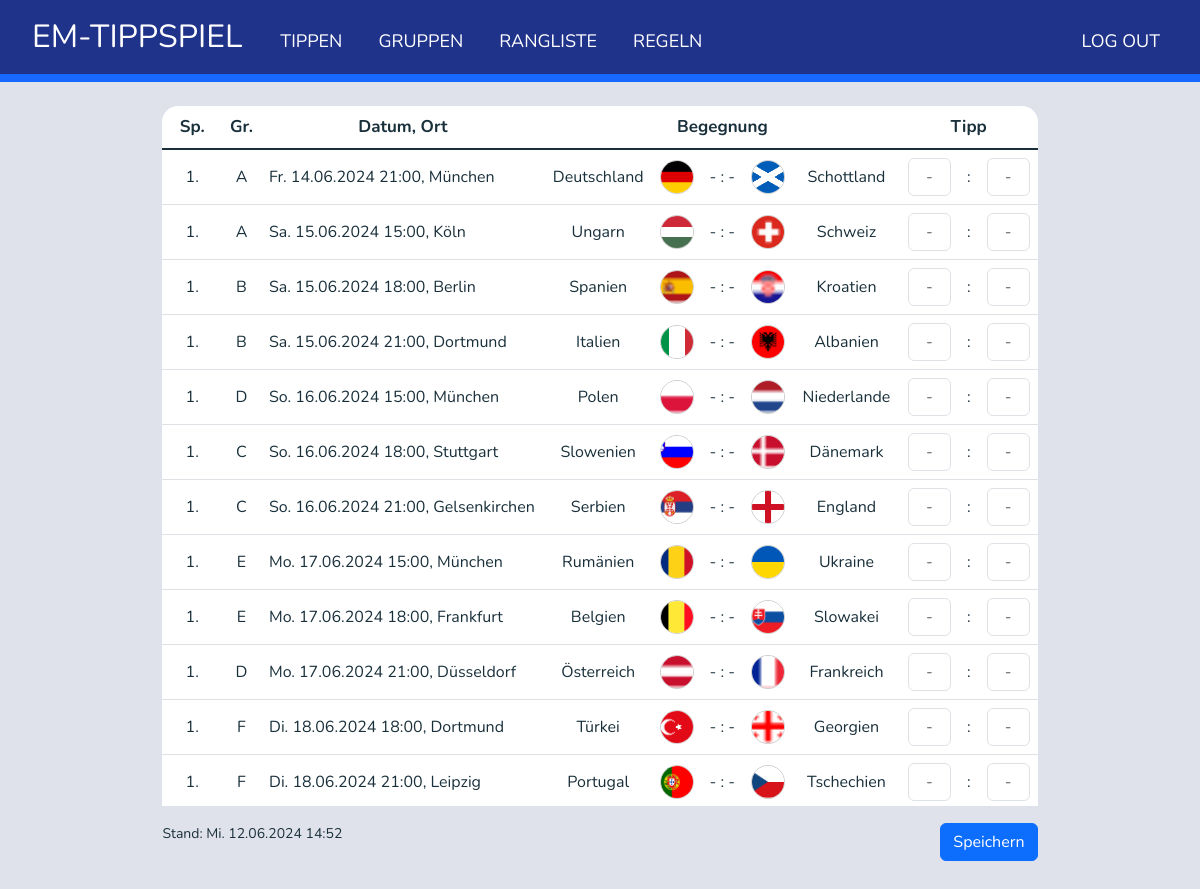
The page /tippen (signed in) on the database its author committed.
### tables this page shows
CREATE TABLE matches (
    id INTEGER PRIMARY KEY UNIQUE,
    matchday INTEGER,
    team1_id TEXT NOT NULL,
    team2_id TEXT NOT NULL,
    team1_score INTEGER,
    team2_score INTEGER,
    matchDateTime DATETIME,
    matchIsFinished INTEGER,
    location TEXT,
    lastUpdateDateTime DATETIME,
    predictions_evaluated INTEGER DEFAULT 0,
    evaluation_Date DATETIME,
    FOREIGN KEY(team1_id) references teams(id),
    FOREIGN KEY(team2_id) references teams(id)
);

CREATE TABLE teams (	
    id INTEGER PRIMARY KEY UNIQUE,
    teamName TEXT,
    shortName TEXT,
    teamIconUrl TEXT,
    teamIconPath TEXT,
    teamGroupName TEXT DEFAULT 'None',
    points INTEGER DEFAULT 0,
    opponentGoals INTEGER DEFAULT 0,
    goals INTEGER DEFAULT 0,
    matches INTEGER DEFAULT 0,
    won INTEGER DEFAULT 0,
    lost INTEGER DEFAULT 0,
    draw INTEGER DEFAULT 0,
    goalDiff INTEGER DEFAULT 0,
    rank INTEGER,
    lastUpdateTime DATETIME											
);

### app.py (the view, shortened to what this page needs)
@app.route("/tippen", methods=["GET", "POST"])
@login_required
def tippen():
    matches = get_matches()
    valid_matches = []
    for match in matches:
        if match["matchIsFinished"] == 0 and get_current_datetime_str() < match["matchDateTime"]:
           valid_matches.append(match)
        if match["matchday"] < 4:
            match["teamGroupName"] = db.execute("SELECT teamGroupName FROM teams WHERE id = ?", match["team1_id"])[0]["teamGroupName"].replace("Gruppe ","")
        else:
            match["teamGroupName"] = '-'
    predictions = db.execute("SELECT * FROM predictions WHERE user_id = ?", session["user_id"])
    last_update = db.execute("""
                                SELECT lastUpdateDateTime FROM matches
                                ORDER BY lastUpdateDateTime DESC
                                LIMIT 1
                                """)[0]["lastUpdateDateTime"]
    if last_update:
        last_update = add_up_decimals_to_6(last_update)
        last_update = convert_iso_datetime_to_human_readable(last_update)
    return render_template("tippen.html", matches=matches, predictions=predictions, valid_matches=valid_matches, last_update=last_update)

### app.py (called while the page is built)
@app.after_request
def after_request(response):
    response.headers["Cache-Control"] = "no-cache, no-store, must-revalidate"
    response.headers["Expires"] = 0
    response.headers["Pragma"] = "no-cache"
    return response

### helpers.py (called while the page is built)
def login_required(f):
    @wraps(f)
    def decorated_function(*args, **kwargs):
        if session.get("user_id") is None:
            return redirect("/login")
        return f(*args, **kwargs)
    return decorated_function

def get_matches():
    print("getting matches...")
    if automatic_updates:
        if is_update_needed_matches():
            update_matches_db()
    return get_local_matches()

def add_up_decimals_to_6(date_string):
    split_string = date_string.split('.')
    pre_decimals = split_string[0]
    decimals = split_string[1]
    while len(decimals) < 6:
        decimals += "0"
    return f"{pre_decimals}.{decimals}"

def get_current_datetime_str():
    return datetime.now().isoformat()

def convert_iso_datetime_to_human_readable(datetime_iso_string):
    date = datetime.fromisoformat(datetime_iso_string)
    date.weekday()
    weekday_names = ["Mo.", "Di.", "Mi.", "Do.", "Fr.", "Sa.", "So."]
    match_time_readable = f"{weekday_names[date.weekday()]} {date.strftime('%d.%m.%Y %H:%M')}"
    return match_time_readable

### templates/tippen.html (shortened to what this page needs)
{% extends "layout.html" %}
{% block main %}
</nav><form action="/tippen" method="post">
    <div class="table-wrapper text-center">
        <table class="table rounded-4 overflow-hidden">
        <thead class="sticky-header">
            <tr>
                <th>Sp.</th>
                <th>Gr.</th>
                <th>Datum, Ort</th>
                <th colspan="5">Begegnung</th>
                <th colspan="3">Tipp</th>
            </tr>
        </thead>
        <tbody>
            {% for match in matches %}
                <tr>{% if match.matchday <= 3 %}
                        <td>{{  match.matchday  }}.</td>
                    {% endif %}
                    <td>{{ match.teamGroupName }}</td>
                    <td style="text-align: left;">{{  match.matchDateTime  }}, {{ match.location }}</td>
                    <td class="right-aligned" >{{  match.team1_name  }}</td>
                    <td><img src="{{  match.team1IconPath  }}" alt="{{  match.team1_name }}-logo" class="team-logo"></td>
                    <td>{% if match.matchIsFinished == 1 %}
                            {{ match.team1_score }}&nbsp;:&nbsp;{{ match.team2_score }}
                        {% else %}
                            - : -
                        {% endif %}</td>
                    <td><img src="{{  match.team2IconPath  }}" alt="{{  match.team2_name  }}-logo" class="team-logo"></td>
                    <td class="left-aligned">{{  match.team2_name  }}</td>
                    <td>
                        <input type="text" autocomplete="off" class="form-control score-input" placeholder="-"  id="team1Score_{{ match.id }}" name="team1Score_{{ match.id }}" min="0" max="99" maxlength="2" value="" >
                    </td>
                    <td style="width: 1%">:</td>
                    <td>
                        <input type="text" autocomplete="off" class="form-control score-input" placeholder="-"  id="team2Score_{{ match.id }}" name="team2Score_{{ match.id }}" min="0" max="99" maxlength="2" value="" >
                    </td>
                </tr>
            {% endfor %}
        </tbody>
    </table>
    </div>
    <div style="display: flex; justify-content: space-between;">
        <p class="last-update">Stand: {{ last_update }}</p>
        <button type="submit" class="btn btn-primary btn-container">Speichern</button>
    </div>
</form>
{% endblock %}

### static/styles.css (style rules this page uses)
body { background-color: #e0e2eb; font-family: 'Nunito', sans-serif; color: #19303B; }
h1, h2, h3, h4, h5, h6, p { color: #19303B; }
.table { margin-bottom: 10px; width: 100%; }
.table th { font-size: 17px; font-weight: bold; background-color: #ffffff; color:#19303B; }
.table td { font-size: 16px; vertical-align: middle; white-space: nowrap; color:#19303B; }
.sticky-header { position: sticky; top: 0; background-color: #fff; border-bottom: 2px solid #19303B; }
.team-logo, .team-logo-small { object-fit: cover; border-radius: 50%; border: 1px solid #cfcece; }
.team-logo { width: 34px; height: 34px; }
.text-center { text-align: center; }
.table-wrapper { max-height: 700px; overflow: auto; display: inline-block; }
.score-input { width: 43px; text-align: center; }
.btn-container { text-align: right; margin-top: 10px; }
.last-update { font-size: 14px; text-align: left; margin-top: 10px; }

### rows shown on the page
matches: matchday "1", teamGroupName "A", matchDateTime "Fr. 14.06.2024 21:00", location "München", team1_name "Deutschland", team1IconPath (picture), team2IconPath (picture), team2_name "Schottland"
matches: matchday "1", teamGroupName "A", matchDateTime "Sa. 15.06.2024 15:00", location "Köln", team1_name "Ungarn", team1IconPath (picture), team2IconPath (picture), team2_name "Schweiz"
matches: matchday "1", teamGroupName "B", matchDateTime "Sa. 15.06.2024 18:00", location "Berlin", team1_name "Spanien", team1IconPath (picture), team2IconPath (picture), team2_name "Kroatien"
matches: matchday "1", teamGroupName "B", matchDateTime "Sa. 15.06.2024 21:00", location "Dortmund", team1_name "Italien", team1IconPath (picture), team2IconPath (picture), team2_name "Albanien"
matches: matchday "1", teamGroupName "D", matchDateTime "So. 16.06.2024 15:00", location "München", team1_name "Polen", team1IconPath (picture), team2IconPath (picture), team2_name "Niederlande"
matches: matchday "1", teamGroupName "C", matchDateTime "So. 16.06.2024 18:00", location "Stuttgart", team1_name "Slowenien", team1IconPath (picture), team2IconPath (picture), team2_name "Dänemark"
matches: matchday "1", teamGroupName "C", matchDateTime "So. 16.06.2024 21:00", location "Gelsenkirchen", team1_name "Serbien", team1IconPath (picture), team2IconPath (picture), team2_name "England"
matches: matchday "1", teamGroupName "E", matchDateTime "Mo. 17.06.2024 15:00", location "München", team1_name "Rumänien", team1IconPath (picture), team2IconPath (picture), team2_name "Ukraine"
matches: matchday "1", teamGroupName "E", matchDateTime "Mo. 17.06.2024 18:00", location "Frankfurt", team1_name "Belgien", team1IconPath (picture), team2IconPath (picture), team2_name "Slowakei"
matches: matchday "1", teamGroupName "D", matchDateTime "Mo. 17.06.2024 21:00", location "Düsseldorf", team1_name "Österreich", team1IconPath (picture), team2IconPath (picture), team2_name "Frankreich"
matches: matchday "1", teamGroupName "F", matchDateTime "Di. 18.06.2024 18:00", location "Dortmund", team1_name "Türkei", team1IconPath (picture), team2IconPath (picture), team2_name "Georgien"
matches: matchday "1", teamGroupName "F", matchDateTime "Di. 18.06.2024 21:00", location "Leipzig", team1_name "Portugal", team1IconPath (picture), team2IconPath (picture), team2_name "Tschechien"

### other values the page prints
{{ last_update }} "Mi. 12.06.2024 14:52"
